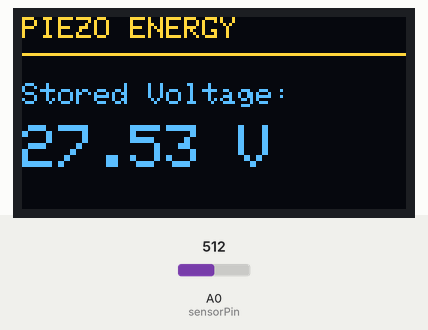
This sketch was run on a simulated Arduino Uno, built with avr-gcc and run on an emulated ATmega328P. Shown: 128×64 one-colour display. The test bench sets the inputs (shaded band); at power-on: A0 (sensorPin) = 512. The OLED is the two-colour kind (top 16 rows yellow); what the sketch prints to the serial monitor is not drawn.

Above: at 2.7 s.
2.8 s: A0 (sensorPin) set to 716
At 4.2 s:
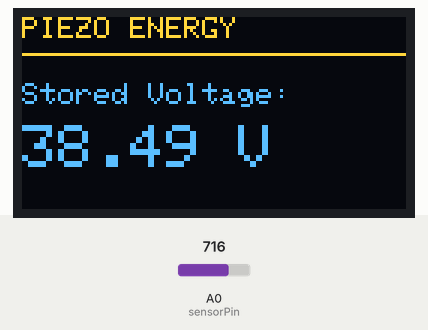
4.5 s: A0 (sensorPin) set to 900
At 5.7 s:
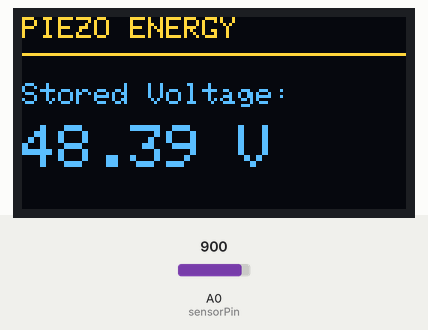
6.4 s: A0 (sensorPin) set to 1023
At 8.1 s:
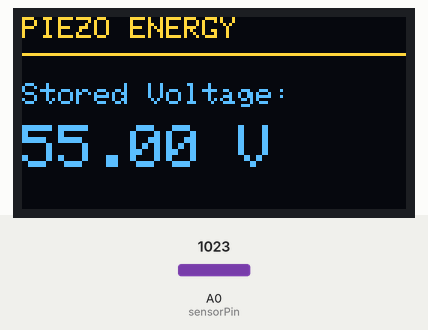
Timing chart, 0 to 9.6 s (numbered marks = the images above; inputs shaded):
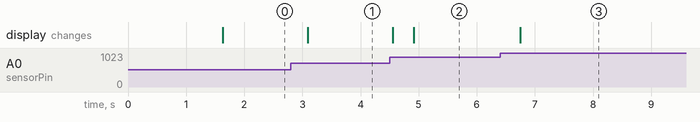

Measured:
- after the input at 2.8 s, the display: changes after 0.29 s (image 1)
- after the input at 4.5 s, the display: first changes after 0.05 s (image 2 shows a later state)
- after the input at 6.4 s, the display: changes after 0.35 s (image 3)

The sketch:

tyre_piezo_energy_harvesting.ino
```cpp
#include <Wire.h>
#include <Adafruit_GFX.h>
#include <Adafruit_SSD1306.h>

// OLED configuration
#define SCREEN_WIDTH 128
#define SCREEN_HEIGHT 64
#define OLED_RESET -1
#define OLED_ADDRESS 0x3C

// Voltage sensor input
const int sensorPin = A0;

// Example voltage divider:
// R1 = 100k ohm
// R2 = 10k ohm
const float R1 = 100000.0;
const float R2 = 10000.0;

// Approximate Arduino ADC reference.
// Actual reference may differ from 5.0 V.
const float ADC_REFERENCE = 5.0;

Adafruit_SSD1306 display(
  SCREEN_WIDTH,
  SCREEN_HEIGHT,
  &Wire,
  OLED_RESET
);

float readPinVoltage() {
  long total = 0;

  for (int i = 0; i < 16; i++) {
    total += analogRead(sensorPin);
    delay(2);
  }

  float averageADC = total / 16.0;

  return averageADC * ADC_REFERENCE / 1023.0;
}

void setup() {
  Serial.begin(9600);
  analogReference(DEFAULT);

  Wire.begin();

  Serial.println("Piezo Energy Harvesting");
  Serial.println("Capacitor Voltage Monitor");

  if (!display.begin(
        SSD1306_SWITCHCAPVCC,
        OLED_ADDRESS)) {
    Serial.println("OLED initialization failed!");
    Serial.println("Check OLED interface and address.");
    while (true) {
      delay(100);
    }
  }

  display.clearDisplay();
  display.setTextColor(SSD1306_WHITE);
  display.setTextSize(1);
  display.setCursor(0, 0);
  display.println("PIEZO ENERGY");
  display.println("HARVESTING");
  display.println();
  display.println("Voltage Monitor");
  display.display();

  delay(1500);
}

void loop() {
  // Voltage at Arduino A0
  float pinVoltage = readPinVoltage();

  // Estimate voltage at the capacitor
  float capacitorVoltage =
    pinVoltage * (R1 + R2) / R2;

  // Serial Monitor output
  Serial.print("A0 Voltage: ");
  Serial.print(pinVoltage, 3);
  Serial.print(" V | Capacitor: ");
  Serial.print(capacitorVoltage, 2);
  Serial.println(" V");

  // OLED output
  display.clearDisplay();
  display.setTextColor(SSD1306_WHITE);

  display.setTextSize(1);
  display.setCursor(0, 0);
  display.println("PIEZO ENERGY");

  display.drawLine(0, 12, 127, 12,
                   SSD1306_WHITE);

  display.setCursor(0, 22);
  display.println("Stored Voltage:");

  display.setTextSize(2);
  display.setCursor(0, 36);
  display.print(capacitorVoltage, 2);
  display.println(" V");

  display.display();

  delay(300);
}
```
